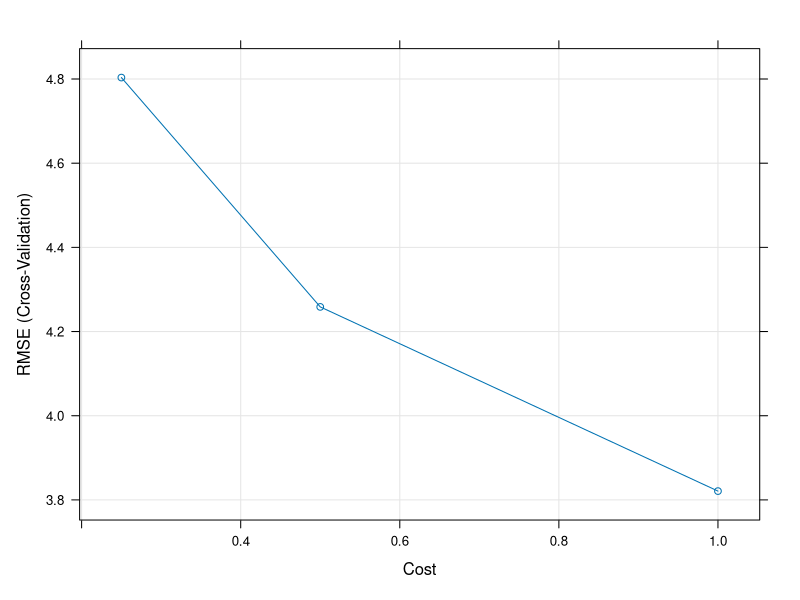

The R script that drew this image:
library(MASS)

data(Boston)

str(Boston)

library(e1071)
model = svm(medv ~ ., data = Boston)
print(model)

set.seed(1)
library(caret)
library(kernlab)
model <- train(
  medv ~ .,
  data = Boston,
  method = 'svmRadial'
)
model

set.seed(1)
model2 <- train(
  medv ~ .,
  data = Boston,
  method = 'svmRadial',
  preProcess = c("center", "scale")
)
model2

set.seed(1)
inTraining <- createDataPartition(Boston$medv, p = .80, list = FALSE)
training <- Boston[inTraining,]
testing  <- Boston[-inTraining,]

set.seed(1)
model3 <- train(
  medv ~ .,
  data = training,
  method = 'svmRadial',
  preProcess = c("center", "scale")
)
model3

test.features = subset(testing, select=-c(medv))
test.target = subset(testing, select=medv)[,1]

predictions = predict(model3, newdata = test.features)

# RMSE
sqrt(mean((test.target - predictions)^2))

df = cbind(predictions, test.target)
write.table(df, file = "RMSECalcular.txt", sep = "\t", eol = "\n")

# R2
cor(test.target, predictions) ^ 2

### CROSS-VALIDATION
set.seed(1)
ctrl <- trainControl(
  method = "cv",
  number = 10,
)

set.seed(1)
model4 <- train(
  medv ~ .,
  data = testing,
  method = 'svmRadial',
  preProcess = c("center", "scale"),
  trCtrl = ctrl
)
model4

test.features = subset(testing, select=-c(medv))
test.target = subset(testing, select=medv)[,1]

predictions = predict(model4, newdata = test.features)

# RMSE
sqrt(mean((test.target - predictions)^2))

# R2
cor(test.target, predictions) ^ 2


set.seed(1)

tuneGrid <- expand.grid(
  C = c(0.25, .5, 1),
  sigma = 0.1
)

model5 <- train(
  medv ~ .,
  data = training,
  method = 'svmRadial',
  preProcess = c("center", "scale"),
  trControl = ctrl,
  tuneGrid = tuneGrid
)
model5

plot(model5)
